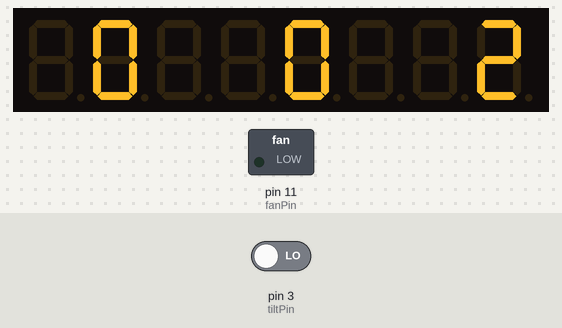
The sketch below on a simulated Arduino Uno, built with avr-gcc and run on an emulated ATmega328P. Shown: 8-digit seven-segment display, switched loads named in the sketch (green lamp = pin HIGH). The inputs (shaded band) are chosen by the test bench; at power-on: pin 3 (tiltPin) LOW. The local clock reads 2024-03-15 10:24:30 at power-on unless the sketch sets it.

Above: at 2.8 s.
2.9 s: pin 3 (tiltPin) driven HIGH
At 3.7 s:
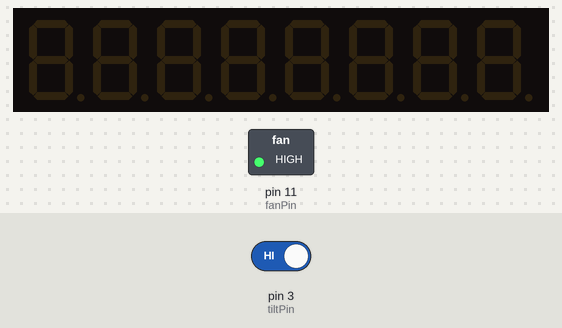
4.5 s: pin 3 (tiltPin) driven LOW
At 5.3 s:
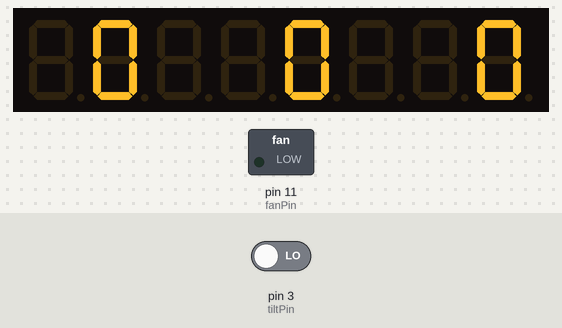
Timing chart, 0 to 7.5 s (numbered marks = the images above; inputs shaded):
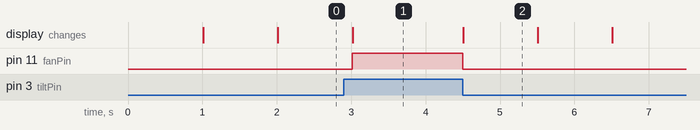

The sketch:

toalettsensor.ino
```cpp
#include <Wire.h>
#include <RtcDS3231.h>
#include "DigitLedDisplay.h"

RtcDS3231<TwoWire> Rtc(Wire);

// pin number for tilt switch
const int tiltPin = 3;

// miscellenious variables
int tiltState;

// Variables for time
int startTime;
int timeNow;
int elapsedTime;
int elapsedHours;
int elapsedMinutes;
int elapsedSeconds;

//pin number for the fan
int fanPin = 11;

// Arduino Pin to display Pin for 8X 7-segment display
#define DIN 5
#define CS 6
#define CLK 7
DigitLedDisplay ld = DigitLedDisplay(DIN, CS, CLK);

void setup() {
  pinMode(tiltPin, INPUT);  // Set tilt switch as an input

  pinMode(fanPin, OUTPUT);  // sets the fan as output

  Serial.begin(9600);
  Wire.begin();

  // Brightness min:1, max:15
  ld.setBright(15);

  // Number of digits on the display
  ld.setDigitLimit(8);

  // Computer's date and time is stored in compiled, compiled is the argument
  RtcDateTime compiled = RtcDateTime(__DATE__, __TIME__);
  Rtc.SetDateTime(compiled);
}

void loop() {

  // Check the state of the tilt-switch
  tiltState = digitalRead(tiltPin);

  //timer function for when the door is locked
  timer();

  //fan for after the door has been unlocked
  startFan();

}

//time of when the tiltswitch was tilted
void timeStart() {
  RtcDateTime now = Rtc.GetDateTime();
  startTime = now.Hour() * 3600 + now.Minute() * 60 + now.Second();
}

// Main function that updates the clock with each passing second since the tiltswitch was tilted.
void timer() {
  // if the tiltswitch is activated the timer will start
  if (tiltState < 1)  {

    timeStart();

    while (tiltState < 1) {

      updateRTC();

      timeElapsed();

      displayPrint();

      // Check the state of the tilt-switch
      tiltState = digitalRead(tiltPin);
    }
    elapsedMinutes = 0;
  }
}

// function for checking the time right now
void updateRTC() {
  RtcDateTime now = Rtc.GetDateTime();
  timeNow = now.Hour() * 3600 + now.Minute() * 60 + now.Second();
}

// help function for timer, and startFan functions that calculates the difference from now since the start of the timer
void timeElapsed() {
  elapsedTime = timeNow - startTime;

  // Converts the elapsed time into hours, minutes, and seconds
  elapsedHours = floor(elapsedTime / 3600);
  elapsedMinutes = floor((elapsedTime % 3600) / 60);
  elapsedSeconds = elapsedTime % 60;
}


// Displays the time on the 7-segment display using the function printDigit from the DigitalLedDisplay library
void displayPrint() {
  ld.printDigit(elapsedHours, 6);
  ld.printDigit(elapsedMinutes, 3);
  ld.printDigit(elapsedSeconds, 0);
  delay(1000);
  ld.clear();
}

// Function for the fan, which starts after the tiltswitch is switched back and then spins for 1 minute or if the tiltswitch is tilted again.
void startFan() {
  if (tiltState > 0) {

    timeStart();

    while (elapsedMinutes < 1 && tiltState > 0) {

      updateRTC();

      timeElapsed();

      digitalWrite(fanPin, HIGH); //starts the fan

      // Check the state of the tilt-switch
      tiltState = digitalRead(tiltPin);
    }
  }

  digitalWrite(fanPin, LOW);  //stops fan

}
```

Measured:
- after the input at 2.9 s, pin 11 (fanPin): LOW → HIGH after 0.12 s
- after the input at 4.5 s, pin 11 (fanPin): HIGH → LOW at once; the display: changes at once (image 2)
- what the display in image 2 shows lasts 1.0 s, from 4.5 s to 5.5 s
